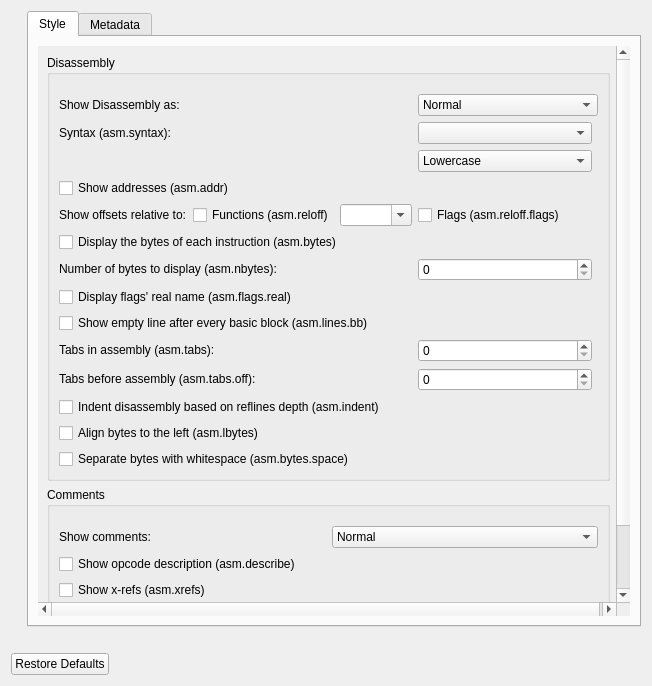
<?xml version="1.0" encoding="UTF-8"?>
<ui version="4.0">
 <class>AsmOptionsWidget</class>
 <widget class="QWidget" name="AsmOptionsWidget">
  <property name="geometry">
   <rect>
    <x>0</x>
    <y>0</y>
    <width>652</width>
    <height>686</height>
   </rect>
  </property>
  <property name="windowTitle">
   <string>Disassembly</string>
  </property>
  <layout class="QVBoxLayout" name="verticalLayout">
   <item>
    <layout class="QVBoxLayout" name="verticalLayout_3">
     <property name="leftMargin">
      <number>16</number>
     </property>
     <item>
      <widget class="QTabWidget" name="asmOptionsTab">
       <property name="sizePolicy">
        <sizepolicy hsizetype="Expanding" vsizetype="Preferred">
         <horstretch>0</horstretch>
         <verstretch>0</verstretch>
        </sizepolicy>
       </property>
       <property name="currentIndex">
        <number>0</number>
       </property>
       <widget class="QWidget" name="asmStyleTab">
        <attribute name="title">
         <string>Style</string>
        </attribute>
        <layout class="QVBoxLayout" name="verticalLayout_4">
         <item>
          <widget class="QScrollArea" name="scrollArea">
           <property name="frameShape">
            <enum>QFrame::NoFrame</enum>
           </property>
           <property name="widgetResizable">
            <bool>true</bool>
           </property>
           <widget class="QWidget" name="scrollAreaWidgetContents">
            <property name="geometry">
             <rect>
              <x>0</x>
              <y>0</y>
              <width>583</width>
              <height>668</height>
             </rect>
            </property>
            <layout class="QVBoxLayout" name="verticalLayout_2">
             <item>
              <widget class="QGroupBox" name="disassemblyGroupBox">
               <property name="sizePolicy">
                <sizepolicy hsizetype="Preferred" vsizetype="Preferred">
                 <horstretch>0</horstretch>
                 <verstretch>0</verstretch>
                </sizepolicy>
               </property>
               <property name="title">
                <string>Disassembly</string>
               </property>
               <layout class="QGridLayout" name="gridLayout">
                <item row="11" column="1">
                 <widget class="QCheckBox" name="bytesCheckBox">
                  <property name="text">
                   <string>Display the bytes of each instruction (asm.bytes)</string>
                  </property>
                 </widget>
                </item>
                <item row="4" column="1">
                 <widget class="QLabel" name="syntaxLabel">
                  <property name="text">
                   <string>Syntax (asm.syntax):</string>
                  </property>
                  <property name="textInteractionFlags">
                   <set>Qt::LinksAccessibleByMouse|Qt::TextSelectableByMouse</set>
                  </property>
                 </widget>
                </item>
                <item row="16" column="2">
                 <widget class="QSpinBox" name="asmTabsOffSpinBox">
                  <property name="maximum">
                   <number>100</number>
                  </property>
                  <property name="singleStep">
                   <number>5</number>
                  </property>
                 </widget>
                </item>
                <item row="3" column="1">
                 <widget class="QLabel" name="label">
                  <property name="text">
                   <string>Show Disassembly as:</string>
                  </property>
                  <property name="textInteractionFlags">
                   <set>Qt::LinksAccessibleByMouse|Qt::TextSelectableByMouse</set>
                  </property>
                 </widget>
                </item>
                <item row="12" column="1">
                 <widget class="QLabel" name="nbytesLabel">
                  <property name="enabled">
                   <bool>true</bool>
                  </property>
                  <property name="text">
                   <string>Number of bytes to display (asm.nbytes):</string>
                  </property>
                  <property name="textInteractionFlags">
                   <set>Qt::LinksAccessibleByMouse|Qt::TextSelectableByMouse</set>
                  </property>
                 </widget>
                </item>
                <item row="17" column="1" colspan="2">
                 <widget class="QCheckBox" name="indentCheckBox">
                  <property name="text">
                   <string>Indent disassembly based on reflines depth (asm.indent)</string>
                  </property>
                 </widget>
                </item>
                <item row="0" column="1" colspan="2">
                 <spacer name="verticalSpacer_3">
                  <property name="orientation">
                   <enum>Qt::Vertical</enum>
                  </property>
                  <property name="sizeType">
                   <enum>QSizePolicy::Fixed</enum>
                  </property>
                  <property name="sizeHint" stdset="0">
                   <size>
                    <width>20</width>
                    <height>10</height>
                   </size>
                  </property>
                 </spacer>
                </item>
                <item row="12" column="2">
                 <widget class="QSpinBox" name="nbytesSpinBox">
                  <property name="enabled">
                   <bool>true</bool>
                  </property>
                 </widget>
                </item>
                <item row="3" column="2" colspan="2">
                 <widget class="QComboBox" name="asmComboBox">
                  <item>
                   <property name="text">
                    <string>Normal</string>
                   </property>
                  </item>
                  <item>
                   <property name="text">
                    <string>ESIL (asm.esil)</string>
                   </property>
                  </item>
                  <item>
                   <property name="text">
                    <string>Pseudocode (asm.pseudo)</string>
                   </property>
                  </item>
                 </widget>
                </item>
                <item row="7" column="1">
                 <widget class="QCheckBox" name="offsetCheckBox">
                  <property name="text">
                   <string>Show addresses (asm.addr)</string>
                  </property>
                 </widget>
                </item>
                <item row="16" column="1">
                 <widget class="QLabel" name="asmTabsOffLabel">
                  <property name="text">
                   <string>Tabs before assembly (asm.tabs.off):</string>
                  </property>
                  <property name="textInteractionFlags">
                   <set>Qt::LinksAccessibleByMouse|Qt::TextSelectableByMouse</set>
                  </property>
                 </widget>
                </item>
                <item row="4" column="2">
                 <widget class="QComboBox" name="syntaxComboBox"/>
                </item>
                <item row="14" column="1" colspan="2">
                 <widget class="QCheckBox" name="bblineCheckBox">
                  <property name="text">
                   <string>Show empty line after every basic block (asm.lines.bb)</string>
                  </property>
                 </widget>
                </item>
                <item row="5" column="2">
                 <widget class="QComboBox" name="caseComboBox">
                  <item>
                   <property name="text">
                    <string>Lowercase</string>
                   </property>
                  </item>
                  <item>
                   <property name="text">
                    <string>Uppercase (asm.ucase)</string>
                   </property>
                  </item>
                  <item>
                   <property name="text">
                    <string>Capitalize (asm.capitalize)</string>
                   </property>
                  </item>
                 </widget>
                </item>
                <item row="18" column="1" colspan="2">
                 <widget class="QCheckBox" name="lbytesCheckBox">
                  <property name="text">
                   <string>Align bytes to the left (asm.lbytes)</string>
                  </property>
                 </widget>
                </item>
                <item row="19" column="1" colspan="2">
                 <widget class="QCheckBox" name="bytespaceCheckBox">
                  <property name="text">
                   <string>Separate bytes with whitespace (asm.bytes.space)</string>
                  </property>
                 </widget>
                </item>
                <item row="13" column="1">
                 <widget class="QCheckBox" name="realnameCheckBox">
                  <property name="text">
                   <string>Display flags' real name (asm.flags.real)</string>
                  </property>
                 </widget>
                </item>
                <item row="15" column="1">
                 <widget class="QLabel" name="asmTabsLabel">
                  <property name="text">
                   <string>Tabs in assembly (asm.tabs):</string>
                  </property>
                  <property name="textInteractionFlags">
                   <set>Qt::LinksAccessibleByMouse|Qt::TextSelectableByMouse</set>
                  </property>
                 </widget>
                </item>
                <item row="15" column="2">
                 <widget class="QSpinBox" name="asmTabsSpinBox">
                  <property name="maximum">
                   <number>100</number>
                  </property>
                  <property name="singleStep">
                   <number>5</number>
                  </property>
                 </widget>
                </item>
                <item row="8" column="1">
                 <layout class="QHBoxLayout" name="horizontalLayout">
                  <item>
                   <widget class="QLabel" name="relOffsetLabel">
                    <property name="text">
                     <string>Show offsets relative to:</string>
                    </property>
                   </widget>
                  </item>
                  <item>
                   <widget class="QCheckBox" name="relOffsetCheckBox">
                    <property name="text">
                     <string>Functions (asm.reloff)</string>
                    </property>
                   </widget>
                  </item>
                  <item>
                   <widget class="QComboBox" name="relToComboBox">
                    <property name="editable">
                     <bool>true</bool>
                    </property>
                   </widget>
                  </item>
                 </layout>
                </item>
                <item row="8" column="2">
                 <widget class="QCheckBox" name="relOffFlagsCheckBox">
                  <property name="text">
                   <string>Flags (asm.reloff.flags)</string>
                  </property>
                 </widget>
                </item>
               </layout>
              </widget>
             </item>
             <item>
              <widget class="QGroupBox" name="commentsGroupBox">
               <property name="sizePolicy">
                <sizepolicy hsizetype="Preferred" vsizetype="Maximum">
                 <horstretch>0</horstretch>
                 <verstretch>1</verstretch>
                </sizepolicy>
               </property>
               <property name="title">
                <string>Comments</string>
               </property>
               <layout class="QGridLayout" name="gridLayout_6">
                <item row="1" column="0">
                 <layout class="QGridLayout" name="gridLayout_5" columnminimumwidth="0,0">
                  <item row="1" column="0" colspan="2">
                   <widget class="QCheckBox" name="describeCheckBox">
                    <property name="text">
                     <string>Show opcode description (asm.describe)</string>
                    </property>
                   </widget>
                  </item>
                  <item row="0" column="1">
                   <widget class="QComboBox" name="commentsComboBox">
                    <item>
                     <property name="text">
                      <string>Normal</string>
                     </property>
                    </item>
                    <item>
                     <property name="text">
                      <string>Above instructions</string>
                     </property>
                    </item>
                    <item>
                     <property name="text">
                      <string>Off</string>
                     </property>
                    </item>
                   </widget>
                  </item>
                  <item row="0" column="0">
                   <widget class="QLabel" name="label_2">
                    <property name="text">
                     <string>Show comments:</string>
                    </property>
                    <property name="textInteractionFlags">
                     <set>Qt::LinksAccessibleByMouse|Qt::TextSelectableByMouse</set>
                    </property>
                   </widget>
                  </item>
                  <item row="4" column="1">
                   <widget class="QSpinBox" name="cmtcolSpinBox">
                    <property name="maximum">
                     <number>100</number>
                    </property>
                    <property name="singleStep">
                     <number>5</number>
                    </property>
                   </widget>
                  </item>
                  <item row="4" column="0">
                   <widget class="QLabel" name="cmtcolLabel">
                    <property name="text">
                     <string>Column to align comments (asm.cmt.col):</string>
                    </property>
                    <property name="textInteractionFlags">
                     <set>Qt::LinksAccessibleByMouse|Qt::TextSelectableByMouse</set>
                    </property>
                   </widget>
                  </item>
                  <item row="2" column="0">
                   <widget class="QCheckBox" name="xrefCheckBox">
                    <property name="text">
                     <string>Show x-refs (asm.xrefs)</string>
                    </property>
                   </widget>
                  </item>
                  <item row="3" column="0" colspan="2">
                   <widget class="QCheckBox" name="refptrCheckBox">
                    <property name="text">
                     <string>Show refpointer information (asm.refptr)</string>
                    </property>
                   </widget>
                  </item>
                 </layout>
                </item>
                <item row="0" column="0">
                 <spacer name="verticalSpacer_2">
                  <property name="orientation">
                   <enum>Qt::Vertical</enum>
                  </property>
                  <property name="sizeType">
                   <enum>QSizePolicy::Fixed</enum>
                  </property>
                  <property name="sizeHint" stdset="0">
                   <size>
                    <width>20</width>
                    <height>10</height>
                   </size>
                  </property>
                 </spacer>
                </item>
               </layout>
              </widget>
             </item>
            </layout>
           </widget>
          </widget>
         </item>
        </layout>
       </widget>
       <widget class="QWidget" name="tab_2">
        <attribute name="title">
         <string>Metadata</string>
        </attribute>
        <layout class="QVBoxLayout" name="verticalLayout_5">
         <item>
          <widget class="QScrollArea" name="scrollArea_2">
           <property name="frameShape">
            <enum>QFrame::StyledPanel</enum>
           </property>
           <property name="widgetResizable">
            <bool>true</bool>
           </property>
           <widget class="QWidget" name="scrollAreaWidgetContents_2">
            <property name="geometry">
             <rect>
              <x>0</x>
              <y>0</y>
              <width>581</width>
              <height>302</height>
             </rect>
            </property>
            <layout class="QVBoxLayout" name="verticalLayout_6">
             <item>
              <widget class="QCheckBox" name="slowCheckBox">
               <property name="text">
                <string>Slow Analysis (asm.slow)</string>
               </property>
              </widget>
             </item>
             <item>
              <widget class="QCheckBox" name="linesCheckBox">
               <property name="text">
                <string>Show jump lines (asm.lines)</string>
               </property>
              </widget>
             </item>
             <item>
              <widget class="QCheckBox" name="fcnlinesCheckBox">
               <property name="text">
                <string>Show function boundary lines (asm.lines.fcn)</string>
               </property>
              </widget>
             </item>
             <item>
              <widget class="QCheckBox" name="flgoffCheckBox">
               <property name="text">
                <string>Show offset before flags (asm.flags.off)</string>
               </property>
              </widget>
             </item>
             <item>
              <widget class="QCheckBox" name="emuCheckBox">
               <property name="text">
                <string>Run ESIL emulation analysis (asm.emu)</string>
               </property>
              </widget>
             </item>
             <item>
              <widget class="QCheckBox" name="emuStrCheckBox">
               <property name="text">
                <string>Show only strings if any in the asm.emu output (emu.str)</string>
               </property>
              </widget>
             </item>
             <item>
              <widget class="QCheckBox" name="sizeCheckBox">
               <property name="text">
                <string>Show size of opcodes in disassembly (asm.size)</string>
               </property>
              </widget>
             </item>
             <item>
              <widget class="QCheckBox" name="varsumCheckBox">
               <property name="text">
                <string>Show variables summary instead of full list (asm.var.summary)</string>
               </property>
              </widget>
             </item>
             <item>
              <widget class="QCheckBox" name="varsubCheckBox">
               <property name="text">
                <string>Substitute variables (asm.sub.var)</string>
               </property>
              </widget>
             </item>
             <item>
              <widget class="QCheckBox" name="varsubOnlyCheckBox">
               <property name="text">
                <string>Substitute entire variable expressions with names (asm.sub.varonly)</string>
               </property>
              </widget>
             </item>
            </layout>
           </widget>
          </widget>
         </item>
         <item>
          <spacer name="verticalSpacer_4">
           <property name="orientation">
            <enum>Qt::Vertical</enum>
           </property>
           <property name="sizeHint" stdset="0">
            <size>
             <width>20</width>
             <height>40</height>
            </size>
           </property>
          </spacer>
         </item>
        </layout>
       </widget>
      </widget>
     </item>
    </layout>
   </item>
   <item>
    <spacer name="verticalSpacer">
     <property name="orientation">
      <enum>Qt::Vertical</enum>
     </property>
     <property name="sizeType">
      <enum>QSizePolicy::Fixed</enum>
     </property>
     <property name="sizeHint" stdset="0">
      <size>
       <width>20</width>
       <height>20</height>
      </size>
     </property>
    </spacer>
   </item>
   <item>
    <widget class="QDialogButtonBox" name="buttonBox">
     <property name="orientation">
      <enum>Qt::Horizontal</enum>
     </property>
     <property name="standardButtons">
      <set>QDialogButtonBox::RestoreDefaults</set>
     </property>
    </widget>
   </item>
  </layout>
  <action name="actionSaveAsDefault">
   <property name="text">
    <string>Save as Default</string>
   </property>
  </action>
 </widget>
 <resources/>
 <connections/>
</ui>
